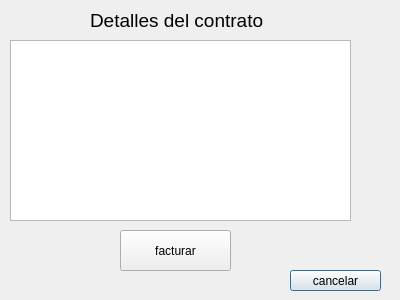
<?xml version="1.0" encoding="UTF-8"?>
<ui version="4.0">
 <class>GUI_contratos_detalleFactura</class>
 <widget class="QDialog" name="GUI_contratos_detalleFactura">
  <property name="geometry">
   <rect>
    <x>0</x>
    <y>0</y>
    <width>400</width>
    <height>300</height>
   </rect>
  </property>
  <property name="windowTitle">
   <string>Dialog</string>
  </property>
  <widget class="QLabel" name="label">
   <property name="geometry">
    <rect>
     <x>90</x>
     <y>0</y>
     <width>231</width>
     <height>41</height>
    </rect>
   </property>
   <property name="font">
    <font>
     <pointsize>14</pointsize>
    </font>
   </property>
   <property name="text">
    <string>Detalles del contrato</string>
   </property>
  </widget>
  <widget class="QListView" name="listView">
   <property name="geometry">
    <rect>
     <x>10</x>
     <y>40</y>
     <width>341</width>
     <height>181</height>
    </rect>
   </property>
  </widget>
  <widget class="QPushButton" name="pushButton_2">
   <property name="geometry">
    <rect>
     <x>290</x>
     <y>270</y>
     <width>91</width>
     <height>21</height>
    </rect>
   </property>
   <property name="text">
    <string>cancelar</string>
   </property>
  </widget>
  <widget class="QPushButton" name="pushButton">
   <property name="geometry">
    <rect>
     <x>120</x>
     <y>230</y>
     <width>111</width>
     <height>41</height>
    </rect>
   </property>
   <property name="text">
    <string>facturar</string>
   </property>
  </widget>
 </widget>
 <resources/>
 <connections/>
</ui>
